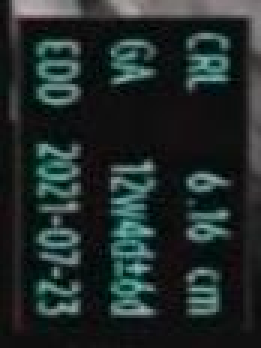
#> input picture image/boundingBox.jpg, 87 x 116 px, found by its file name (shown 3 times larger); its folder holds only this picture in this run
$ python -i ocrstart.py   (imports and definitions only)
#> lines starting #> are read from the running program, lines starting #| are printed output that depends on the picture; after the words box and inside, x2 and y2 are one past the last pixel; in counts of white or black regions, pixels touching at a corner belong together
import cv2
import matplotlib.pyplot as plt
from func import acprint,hcprint,flprint,crlprint,allprint,flpercent,acpercent,hcpercent,ocrtext
import pytesseract
import json

def runocr():
  pytesseract.pytesseract.tesseract_cmd = r'C:/Program Files/Tesseract-OCR/tesseract.exe'

  img = cv2.imread(r'./image/boundingbox.jpg')
#> img is the input picture: shape (116, 87, 3); mean B, G, R 42.6, 43.8, 34


  if (img.shape[0] <= 70 & img.shape[1] <= 80):
    img_resize = cv2.resize(img,(img.shape[1]*2,img.shape[0]*2))
  else:
    img_resize = img

  plt.imshow(img_resize)

  HC = None
  AC = None
  FL = None
  CRL = None

  for i in range(60,150,5):
      print(i)
      img2 = img_resize.copy()
      gray = cv2.cvtColor(img2, cv2.COLOR_BGR2GRAY)
      ret, th = cv2.threshold(gray, i, 255, cv2.THRESH_BINARY_INV)
      text = pytesseract.image_to_string(th, lang = 'eng')
      if text.find("cm"):
        string_text = ocrtext(text)
        if acprint(string_text) != None:
          AC = acprint(string_text)
        if flprint(string_text) != None:
          FL = flprint(string_text)
        if crlprint(string_text) != None:
          CRL = crlprint(string_text)
#> this loop made 1 pass
#> ret on pass 1: 60
#> pass 1, in runocr, `gray = cv2.cvtColor(img2, cv2.COLOR_BGR2GRAY)`:
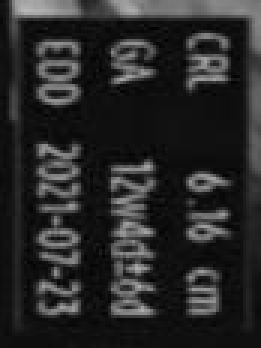
#> gray: shape (116, 87) (shown 3 times larger); min 1, max 184, mean 40.7
#> pass 1, in runocr, `ret, th = cv2.threshold(gray, i, 255, cv2.THRESH_BINARY_INV)`:
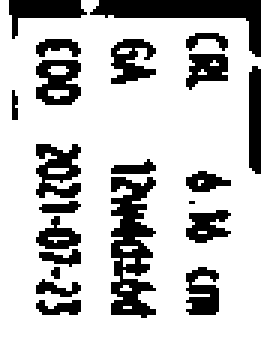
#> th: shape (116, 87) (shown 3 times larger); 76% white; 22 black regions (3 under 20 px), largest, box (x1, y1, x2, y2) and area: (37, 59, 52, 106) 432, (30, 0, 87, 19) 376, (12, 48, 27, 66) 173
  result = {"crl" : CRL,"ac":AC,"fl":FL}
  return result

#> (the run stopped early here; a loop or call above may not have finished)
